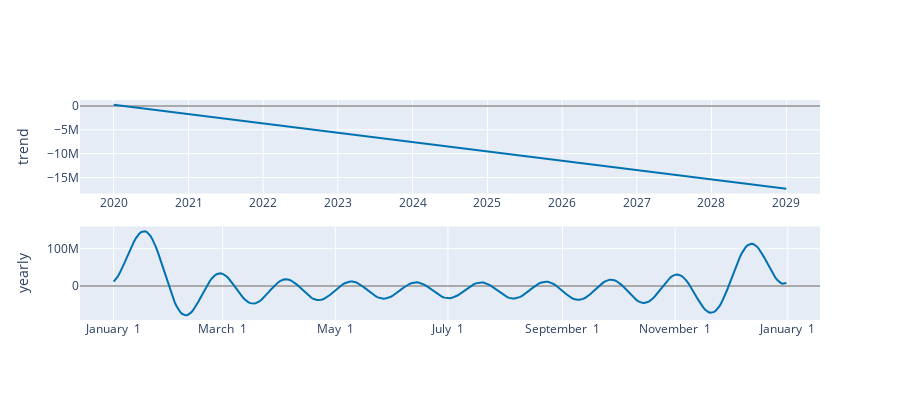

This figure's notebook cell:
### Markdown cell above
Future Total Investment Patterns That Can Be Raised By Startups From (2021-2029)

### Code cell
#isolating last 4 years data to make a prediction
fiveyeardf=data.loc[(data['Starting Year']>2016)]
fiveyeardf

#calculating yearly average every 5 years
yearlyavg=fiveyeardf[['Starting Year','Funding Amount in $']]

#calculating total funds raised
yearlyavg=yearlyavg.groupby(['Starting Year'])['Funding Amount in $'].median()
yearlyavg=pd.DataFrame({'ds':yearlyavg.index,'y':yearlyavg.values})
yearlyavg['ds'] = pd.to_datetime(yearlyavg['ds'], format='%Y')

#defining prophet model and fitting df in it
model=prophet.Prophet()
model.fit(yearlyavg)

#defining period whose prediction we want
future=list()
for i in range(0,10):
    date=f'202{i}-01-01'
    future.append([date])

future=pd.DataFrame(future)
future.columns=['ds']
future
future['ds'] = pd.to_datetime(future['ds'])
# #using model to make a forecast
forecast = model.predict(future)
model.plot(forecast)
plt.legend()
plt.xlabel("Year")
plt.ylabel("Funds Raised")
label=["ss","dd"]
plt.show()
plot_plotly(model,forecast)
plot_components_plotly(model,forecast)

### Figure 1 — Plotly figure (JSON) as saved in the notebook; plotly's stock layout.template omitted (floating-point values rounded to 4 significant figures; data arrays with more than 128 entries replaced by an {"elided": "..."} marker saying what was removed)
{"data": [{"line": {"color": "#0072B2", "width": 2}, "mode": "lines", "name": "trend", "type": "scatter", "x": ["2020-01-01T00:00:00", "2021-01-01T00:00:00", "2022-01-01T00:00:00", "2023-01-01T00:00:00", "2024-01-01T00:00:00", "2025-01-01T00:00:00", "2026-01-01T00:00:00", "2027-01-01T00:00:00", "2028-01-01T00:00:00", "2029-01-01T00:00:00"], "xaxis": "x", "y": [258500.0, -1705000.0, -3663000.0, -5621000.0, -7579000.0, -9542000.0, -11500000.0, -13460000.0, -15420000.0, -17380000.0], "yaxis": "y"}, {"line": {"color": "rgba(0, 114, 178, 0.2)", "width": 0}, "mode": "lines", "name": "trend_upper", "type": "scatter", "x": ["2020-01-01T00:00:00", "2021-01-01T00:00:00", "2022-01-01T00:00:00", "2023-01-01T00:00:00", "2024-01-01T00:00:00", "2025-01-01T00:00:00", "2026-01-01T00:00:00", "2027-01-01T00:00:00", "2028-01-01T00:00:00", "2029-01-01T00:00:00"], "xaxis": "x", "y": [258500.0, -1705000.0, -3663000.0, -5621000.0, -7579000.0, -9542000.0, -11500000.0, -13460000.0, -15420000.0, -17380000.0], "yaxis": "y"}, {"fill": "tonexty", "fillcolor": "rgba(0, 114, 178, 0.2)", "line": {"color": "rgba(0, 114, 178, 0.2)", "width": 0}, "mode": "lines", "name": "trend_lower", "type": "scatter", "x": ["2020-01-01T00:00:00", "2021-01-01T00:00:00", "2022-01-01T00:00:00", "2023-01-01T00:00:00", "2024-01-01T00:00:00", "2025-01-01T00:00:00", "2026-01-01T00:00:00", "2027-01-01T00:00:00", "2028-01-01T00:00:00", "2029-01-01T00:00:00"], "xaxis": "x", "y": [258500.0, -1705000.0, -3663000.0, -5621000.0, -7579000.0, -9542000.0, -11500000.0, -13460000.0, -15420000.0, -17380000.0], "yaxis": "y"}, {"line": {"color": "#0072B2", "width": 2}, "mode": "lines", "name": "yearly", "type": "scatter", "x": {"elided": "365 str values"}, "xaxis": "x2", "y": {"elided": "365 float values"}, "yaxis": "y2"}], "layout": {"height": 400, "showlegend": false, "width": 900, "xaxis": {"anchor": "y", "domain": [0, 1], "range": ["2019-07-20T14:24:00", "2029-06-14T09:36:00"], "type": "date"}, "xaxis2": {"anchor": "y2", "domain": [0, 1], "range": ["2016-12-13T18:54:02.958904115", "2018-01-18T11:04:57.863013581"], "tickformat": "%B %e", "type": "date"}, "yaxis": {"anchor": "x", "domain": [0.575, 1], "rangemode": "normal", "title": {"text": "trend"}, "zerolinecolor": "#AAA"}, "yaxis2": {"anchor": "x2", "domain": [0, 0.425], "title": {"text": "yearly"}, "zerolinecolor": "#AAA"}}}
